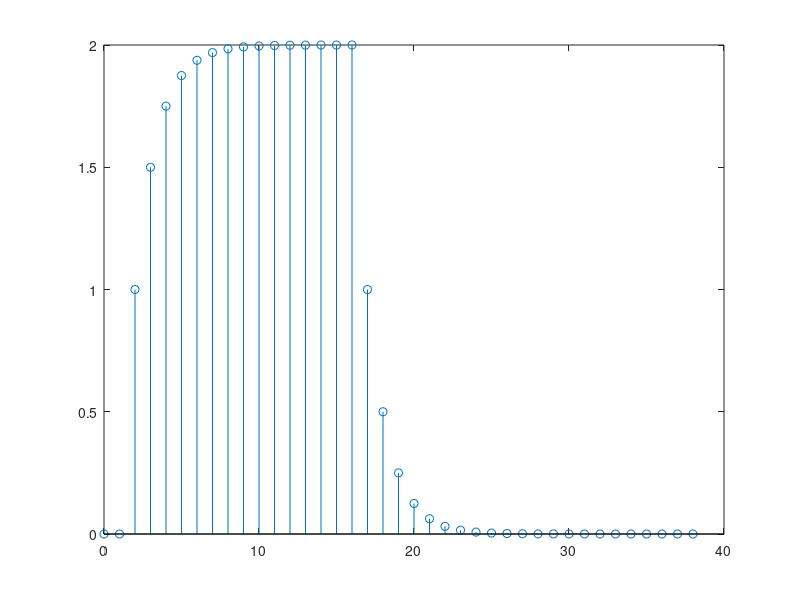

Source code (MATLAB):
n=2:24;
xn=(1/2).^(n-2);
x=[0 0 xn];
h=ones(1,15);
y=conv(h,x);
nx=0:24;
nh=0:14;
ny=nx(1)+nh(1):length(y)+nx(1)+nh(1)-1;
stem(ny,y);